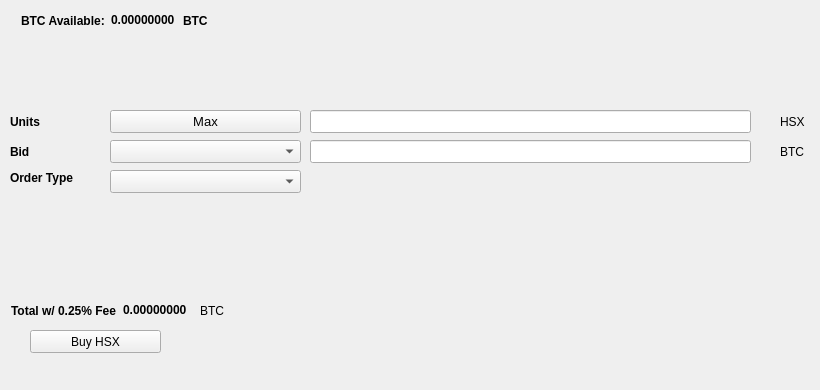
   <widget class="QWidget" name="BuyTab">
    <attribute name="title">
     <string>Buy</string>
    </attribute>
    <widget class="QPushButton" name="BuyHSX">
     <property name="geometry">
      <rect>
       <x>30</x>
       <y>330</y>
       <width>131</width>
       <height>23</height>
      </rect>
     </property>
     <property name="text">
      <string>Buy HSX</string>
     </property>
     <property name="icon">
      <iconset resource="../hostxcoin.qrc">
       <normaloff>:/icons/bitcoin</normaloff>:/icons/bitcoin</iconset>
     </property>
    </widget>
    <widget class="QLabel" name="label_3">
     <property name="geometry">
      <rect>
       <x>10</x>
       <y>110</y>
       <width>46</width>
       <height>23</height>
      </rect>
     </property>
     <property name="font">
      <font>
       <weight>75</weight>
       <bold>true</bold>
      </font>
     </property>
     <property name="text">
      <string>Units</string>
     </property>
    </widget>
    <widget class="QLineEdit" name="UnitsInput">
     <property name="geometry">
      <rect>
       <x>310</x>
       <y>110</y>
       <width>441</width>
       <height>23</height>
      </rect>
     </property>
     <property name="font">
      <font>
       <pointsize>9</pointsize>
       <weight>75</weight>
       <bold>true</bold>
      </font>
     </property>
    </widget>
    <widget class="QLineEdit" name="BuyBidPriceEdit">
     <property name="geometry">
      <rect>
       <x>310</x>
       <y>140</y>
       <width>441</width>
       <height>23</height>
      </rect>
     </property>
     <property name="font">
      <font>
       <pointsize>9</pointsize>
       <weight>75</weight>
       <bold>true</bold>
      </font>
     </property>
    </widget>
    <widget class="QLabel" name="label_4">
     <property name="geometry">
      <rect>
       <x>780</x>
       <y>110</y>
       <width>31</width>
       <height>23</height>
      </rect>
     </property>
     <property name="text">
      <string>HSX</string>
     </property>
    </widget>
    <widget class="QLabel" name="label_5">
     <property name="geometry">
      <rect>
       <x>780</x>
       <y>140</y>
       <width>31</width>
       <height>23</height>
      </rect>
     </property>
     <property name="text">
      <string>BTC</string>
     </property>
    </widget>
    <widget class="QLabel" name="label_6">
     <property name="geometry">
      <rect>
       <x>10</x>
       <y>140</y>
       <width>46</width>
       <height>23</height>
      </rect>
     </property>
     <property name="font">
      <font>
       <weight>75</weight>
       <bold>true</bold>
      </font>
     </property>
     <property name="text">
      <string>Bid</string>
     </property>
    </widget>
    <widget class="QLabel" name="label_7">
     <property name="geometry">
      <rect>
       <x>10</x>
       <y>170</y>
       <width>91</width>
       <height>16</height>
      </rect>
     </property>
     <property name="font">
      <font>
       <weight>75</weight>
       <bold>true</bold>
      </font>
     </property>
     <property name="text">
      <string>Order Type</string>
     </property>
    </widget>
    <widget class="QPushButton" name="Buy_Max_Amount">
     <property name="geometry">
      <rect>
       <x>110</x>
       <y>110</y>
       <width>191</width>
       <height>23</height>
      </rect>
     </property>
     <property name="font">
      <font>
       <pointsize>10</pointsize>
      </font>
     </property>
     <property name="text">
      <string>Max</string>
     </property>
    </widget>
    <widget class="QComboBox" name="BuyBidcomboBox">
     <property name="geometry">
      <rect>
       <x>110</x>
       <y>140</y>
       <width>191</width>
       <height>23</height>
      </rect>
     </property>
     <property name="font">
      <font>
       <pointsize>10</pointsize>
      </font>
     </property>
    </widget>
    <widget class="QComboBox" name="buyOrdertypeCombo">
     <property name="geometry">
      <rect>
       <x>110</x>
       <y>170</y>
       <width>191</width>
       <height>23</height>
      </rect>
     </property>
     <property name="font">
      <font>
       <pointsize>10</pointsize>
      </font>
     </property>
    </widget>
    <widget class="QWidget" name="layoutWidget1">
     <property name="geometry">
      <rect>
       <x>21</x>
       <y>11</y>
       <width>227</width>
       <height>19</height>
      </rect>
     </property>
     <layout class="QHBoxLayout" name="horizontalLayout_3">
      <item>
       <widget class="QLabel" name="label232">
        <property name="font">
         <font>
          <weight>75</weight>
          <bold>true</bold>
         </font>
        </property>
        <property name="text">
         <string>BTC Available:</string>
        </property>
       </widget>
      </item>
      <item>
       <widget class="QLabel" name="BtcAvailableLbl">
        <property name="palette">
         <palette>
          <active>
           <colorrole role="WindowText">
            <brush brushstyle="SolidPattern">
             <color alpha="255">
              <red>0</red>
              <green>0</green>
              <blue>0</blue>
             </color>
            </brush>
           </colorrole>
           <colorrole role="Button">
            <brush brushstyle="SolidPattern">
             <color alpha="255">
              <red>0</red>
              <green>170</green>
              <blue>0</blue>
             </color>
            </brush>
           </colorrole>
           <colorrole role="Light">
            <brush brushstyle="SolidPattern">
             <color alpha="255">
              <red>0</red>
              <green>255</green>
              <blue>0</blue>
             </color>
            </brush>
           </colorrole>
           <colorrole role="Midlight">
            <brush brushstyle="SolidPattern">
             <color alpha="255">
              <red>0</red>
              <green>212</green>
              <blue>0</blue>
             </color>
            </brush>
           </colorrole>
           <colorrole role="Dark">
            <brush brushstyle="SolidPattern">
             <color alpha="255">
              <red>0</red>
              <green>85</green>
              <blue>0</blue>
             </color>
            </brush>
           </colorrole>
           <colorrole role="Mid">
            <brush brushstyle="SolidPattern">
             <color alpha="255">
              <red>0</red>
              <green>113</green>
              <blue>0</blue>
             </color>
            </brush>
           </colorrole>
           <colorrole role="Text">
            <brush brushstyle="SolidPattern">
             <color alpha="255">
              <red>0</red>
              <green>170</green>
              <blue>0</blue>
             </color>
            </brush>
           </colorrole>
           <colorrole role="BrightText">
            <brush brushstyle="SolidPattern">
             <color alpha="255">
              <red>255</red>
              <green>255</green>
              <blue>255</blue>
             </color>
            </brush>
           </colorrole>
           <colorrole role="ButtonText">
            <brush brushstyle="SolidPattern">
             <color alpha="255">
              <red>0</red>
              <green>0</green>
              <blue>0</blue>
             </color>
            </brush>
           </colorrole>
           <colorrole role="Base">
            <brush brushstyle="SolidPattern">
             <color alpha="255">
              <red>255</red>
              <green>255</green>
              <blue>255</blue>
             </color>
            </brush>
           </colorrole>
           <colorrole role="Window">
            <brush brushstyle="SolidPattern">
             <color alpha="255">
              <red>0</red>
              <green>170</green>
              <blue>0</blue>
             </color>
            </brush>
           </colorrole>
           <colorrole role="Shadow">
            <brush brushstyle="SolidPattern">
             <color alpha="255">
              <red>0</red>
              <green>0</green>
              <blue>0</blue>
             </color>
            </brush>
           </colorrole>
           <colorrole role="AlternateBase">
            <brush brushstyle="SolidPattern">
             <color alpha="255">
              <red>127</red>
              <green>212</green>
              <blue>127</blue>
             </color>
            </brush>
           </colorrole>
           <colorrole role="ToolTipBase">
            <brush brushstyle="SolidPattern">
             <color alpha="255">
              <red>255</red>
              <green>255</green>
              <blue>220</blue>
             </color>
            </brush>
           </colorrole>
           <colorrole role="ToolTipText">
            <brush brushstyle="SolidPattern">
             <color alpha="255">
              <red>0</red>
              <green>0</green>
              <blue>0</blue>
             </color>
            </brush>
           </colorrole>
          </active>
          <inactive>
           <colorrole role="WindowText">
            <brush brushstyle="SolidPattern">
             <color alpha="255">
              <red>0</red>
              <green>0</green>
              <blue>0</blue>
             </color>
            </brush>
           </colorrole>
           <colorrole role="Button">
            <brush brushstyle="SolidPattern">
             <color alpha="255">
              <red>0</red>
              <green>170</green>
              <blue>0</blue>
             </color>
            </brush>
           </colorrole>
           <colorrole role="Light">
            <brush brushstyle="SolidPattern">
             <color alpha="255">
              <red>0</red>
              <green>255</green>
              <blue>0</blue>
             </color>
            </brush>
           </colorrole>
           <colorrole role="Midlight">
            <brush brushstyle="SolidPattern">
             <color alpha="255">
              <red>0</red>
              <green>212</green>
              <blue>0</blue>
             </color>
            </brush>
           </colorrole>
           <colorrole role="Dark">
            <brush brushstyle="SolidPattern">
             <color alpha="255">
              <red>0</red>
              <green>85</green>
              <blue>0</blue>
             </color>
            </brush>
           </colorrole>
           <colorrole role="Mid">
            <brush brushstyle="SolidPattern">
             <color alpha="255">
              <red>0</red>
              <green>113</green>
              <blue>0</blue>
             </color>
            </brush>
           </colorrole>
           <colorrole role="Text">
            <brush brushstyle="SolidPattern">
             <color alpha="255">
              <red>0</red>
              <green>170</green>
              <blue>0</blue>
             </color>
            </brush>
           </colorrole>
           <colorrole role="BrightText">
            <brush brushstyle="SolidPattern">
             <color alpha="255">
              <red>255</red>
              <green>255</green>
              <blue>255</blue>
             </color>
            </brush>
           </colorrole>
           <colorrole role="ButtonText">
            <brush brushstyle="SolidPattern">
             <color alpha="255">
              <red>0</red>
              <green>0</green>
              <blue>0</blue>
             </color>
            </brush>
           </colorrole>
           <colorrole role="Base">
            <brush brushstyle="SolidPattern">
             <color alpha="255">
              <red>255</red>
              <green>255</green>
              <blue>255</blue>
             </color>
            </brush>
           </colorrole>
           <colorrole role="Window">
            <brush brushstyle="SolidPattern">
             <color alpha="255">
              <red>0</red>
              <green>170</green>
              <blue>0</blue>
             </color>
            </brush>
           </colorrole>
           <colorrole role="Shadow">
            <brush brushstyle="SolidPattern">
             <color alpha="255">
              <red>0</red>
              <green>0</green>
              <blue>0</blue>
             </color>
            </brush>
           </colorrole>
           <colorrole role="AlternateBase">
            <brush brushstyle="SolidPattern">
             <color alpha="255">
              <red>127</red>
              <green>212</green>
              <blue>127</blue>
             </color>
            </brush>
           </colorrole>
           <colorrole role="ToolTipBase">
            <brush brushstyle="SolidPattern">
             <color alpha="255">
              <red>255</red>
              <green>255</green>
              <blue>220</blue>
             </color>
            </brush>
           </colorrole>
           <colorrole role="ToolTipText">
            <brush brushstyle="SolidPattern">
             <color alpha="255">
              <red>0</red>
              <green>0</green>
              <blue>0</blue>
             </color>
            </brush>
           </colorrole>
          </inactive>
          <disabled>
           <colorrole role="WindowText">
            <brush brushstyle="SolidPattern">
             <color alpha="255">
              <red>0</red>
              <green>85</green>
              <blue>0</blue>
             </color>
            </brush>
           </colorrole>
           <colorrole role="Button">
            <brush brushstyle="SolidPattern">
             <color alpha="255">
              <red>0</red>
              <green>170</green>
              <blue>0</blue>
             </color>
            </brush>
           </colorrole>
           <colorrole role="Light">
            <brush brushstyle="SolidPattern">
             <color alpha="255">
              <red>0</red>
              <green>255</green>
              <blue>0</blue>
             </color>
            </brush>
           </colorrole>
           <colorrole role="Midlight">
            <brush brushstyle="SolidPattern">
             <color alpha="255">
              <red>0</red>
              <green>212</green>
              <blue>0</blue>
             </color>
            </brush>
           </colorrole>
           <colorrole role="Dark">
            <brush brushstyle="SolidPattern">
             <color alpha="255">
              <red>0</red>
              <green>85</green>
              <blue>0</blue>
             </color>
            </brush>
           </colorrole>
           <colorrole role="Mid">
            <brush brushstyle="SolidPattern">
             <color alpha="255">
              <red>0</red>
              <green>113</green>
              <blue>0</blue>
             </color>
            </brush>
           </colorrole>
           <colorrole role="Text">
            <brush brushstyle="SolidPattern">
             <color alpha="255">
              <red>0</red>
              <green>85</green>
              <blue>0</blue>
             </color>
            </brush>
           </colorrole>
           <colorrole role="BrightText">
            <brush brushstyle="SolidPattern">
             <color alpha="255">
              <red>255</red>
              <green>255</green>
              <blue>255</blue>
             </color>
            </brush>
           </colorrole>
           <colorrole role="ButtonText">
            <brush brushstyle="SolidPattern">
             <color alpha="255">
              <red>0</red>
              <green>85</green>
              <blue>0</blue>
             </color>
            </brush>
           </colorrole>
           <colorrole role="Base">
            <brush brushstyle="SolidPattern">
             <color alpha="255">
              <red>0</red>
              <green>170</green>
              <blue>0</blue>
             </color>
            </brush>
           </colorrole>
           <colorrole role="Window">
            <brush brushstyle="SolidPattern">
             <color alpha="255">
              <red>0</red>
              <green>170</green>
              <blue>0</blue>
             </color>
            </brush>
           </colorrole>
           <colorrole role="Shadow">
            <brush brushstyle="SolidPattern">
             <color alpha="255">
              <red>0</red>
              <green>0</green>
              <blue>0</blue>
             </color>
            </brush>
           </colorrole>
           <colorrole role="AlternateBase">
            <brush brushstyle="SolidPattern">
             <color alpha="255">
              <red>0</red>
              <green>170</green>
              <blue>0</blue>
             </color>
            </brush>
           </colorrole>
           <colorrole role="ToolTipBase">
            <brush brushstyle="SolidPattern">
             <color alpha="255">
              <red>255</red>
              <green>255</green>
              <blue>220</blue>
             </color>
            </brush>
           </colorrole>
           <colorrole role="ToolTipText">
            <brush brushstyle="SolidPattern">
             <color alpha="255">
              <red>0</red>
              <green>0</green>
              <blue>0</blue>
             </color>
            </brush>
           </colorrole>
          </disabled>
         </palette>
        </property>
        <property name="font">
         <font>
          <weight>75</weight>
          <bold>true</bold>
         </font>
        </property>
        <property name="text">
         <string>0.00000000</string>
        </property>
        <property name="textInteractionFlags">
         <set>Qt::LinksAccessibleByMouse|Qt::TextSelectableByKeyboard|Qt::TextSelectableByMouse</set>
        </property>
       </widget>
      </item>
      <item>
       <widget class="QLabel" name="BtcAvailableLbl_2">
        <property name="font">
         <font>
          <weight>75</weight>
          <bold>true</bold>
         </font>
        </property>
        <property name="text">
         <string>BTC</string>
        </property>
       </widget>
      </item>
     </layout>
    </widget>
    <widget class="QWidget" name="layoutWidge2">
     <property name="geometry">
      <rect>
       <x>11</x>
       <y>301</y>
       <width>259</width>
       <height>19</height>
      </rect>
     </property>
     <layout class="QHBoxLayout" name="horizontalLayout_4">
      <item>
       <widget class="QLabel" name="label_9">
        <property name="font">
         <font>
          <weight>75</weight>
          <bold>true</bold>
         </font>
        </property>
        <property name="text">
         <string>Total w/ 0.25% Fee</string>
        </property>
       </widget>
      </item>
      <item>
       <widget class="QLabel" name="BuyCostLabel">
        <property name="palette">
         <palette>
          <active>
           <colorrole role="WindowText">
            <brush brushstyle="SolidPattern">
             <color alpha="255">
              <red>0</red>
              <green>0</green>
              <blue>0</blue>
             </color>
            </brush>
           </colorrole>
           <colorrole role="Button">
            <brush brushstyle="SolidPattern">
             <color alpha="255">
              <red>0</red>
              <green>170</green>
              <blue>0</blue>
             </color>
            </brush>
           </colorrole>
           <colorrole role="Light">
            <brush brushstyle="SolidPattern">
             <color alpha="255">
              <red>0</red>
              <green>255</green>
              <blue>0</blue>
             </color>
            </brush>
           </colorrole>
           <colorrole role="Midlight">
            <brush brushstyle="SolidPattern">
             <color alpha="255">
              <red>0</red>
              <green>212</green>
              <blue>0</blue>
             </color>
            </brush>
           </colorrole>
           <colorrole role="Dark">
            <brush brushstyle="SolidPattern">
             <color alpha="255">
              <red>0</red>
              <green>85</green>
              <blue>0</blue>
             </color>
            </brush>
           </colorrole>
           <colorrole role="Mid">
            <brush brushstyle="SolidPattern">
             <color alpha="255">
              <red>0</red>
              <green>113</green>
              <blue>0</blue>
             </color>
            </brush>
           </colorrole>
           <colorrole role="Text">
            <brush brushstyle="SolidPattern">
             <color alpha="255">
              <red>0</red>
              <green>170</green>
              <blue>0</blue>
             </color>
            </brush>
           </colorrole>
           <colorrole role="BrightText">
            <brush brushstyle="SolidPattern">
             <color alpha="255">
              <red>255</red>
              <green>255</green>
              <blue>255</blue>
             </color>
            </brush>
           </colorrole>
           <colorrole role="ButtonText">
            <brush brushstyle="SolidPattern">
             <color alpha="255">
              <red>0</red>
              <green>0</green>
              <blue>0</blue>
             </color>
            </brush>
           </colorrole>
           <colorrole role="Base">
            <brush brushstyle="SolidPattern">
             <color alpha="255">
              <red>255</red>
              <green>255</green>
              <blue>255</blue>
             </color>
            </brush>
           </colorrole>
           <colorrole role="Window">
            <brush brushstyle="SolidPattern">
             <color alpha="255">
              <red>0</red>
              <green>170</green>
              <blue>0</blue>
             </color>
            </brush>
           </colorrole>
           <colorrole role="Shadow">
            <brush brushstyle="SolidPattern">
             <color alpha="255">
              <red>0</red>
              <green>0</green>
              <blue>0</blue>
             </color>
            </brush>
           </colorrole>
           <colorrole role="AlternateBase">
            <brush brushstyle="SolidPattern">
             <color alpha="255">
              <red>127</red>
              <green>212</green>
              <blue>127</blue>
             </color>
            </brush>
           </colorrole>
           <colorrole role="ToolTipBase">
            <brush brushstyle="SolidPattern">
             <color alpha="255">
              <red>255</red>
              <green>255</green>
              <blue>220</blue>
             </color>
            </brush>
           </colorrole>
           <colorrole role="ToolTipText">
            <brush brushstyle="SolidPattern">
             <color alpha="255">
              <red>0</red>
              <green>0</green>
              <blue>0</blue>
             </color>
            </brush>
           </colorrole>
          </active>
          <inactive>
           <colorrole role="WindowText">
            <brush brushstyle="SolidPattern">
             <color alpha="255">
              <red>0</red>
              <green>0</green>
              <blue>0</blue>
             </color>
            </brush>
           </colorrole>
           <colorrole role="Button">
            <brush brushstyle="SolidPattern">
             <color alpha="255">
              <red>0</red>
              <green>170</green>
              <blue>0</blue>
             </color>
            </brush>
           </colorrole>
           <colorrole role="Light">
            <brush brushstyle="SolidPattern">
             <color alpha="255">
              <red>0</red>
              <green>255</green>
              <blue>0</blue>
             </color>
            </brush>
           </colorrole>
           <colorrole role="Midlight">
            <brush brushstyle="SolidPattern">
             <color alpha="255">
              <red>0</red>
              <green>212</green>
              <blue>0</blue>
             </color>
            </brush>
           </colorrole>
           <colorrole role="Dark">
            <brush brushstyle="SolidPattern">
             <color alpha="255">
              <red>0</red>
              <green>85</green>
              <blue>0</blue>
             </color>
            </brush>
           </colorrole>
           <colorrole role="Mid">
            <brush brushstyle="SolidPattern">
             <color alpha="255">
              <red>0</red>
              <green>113</green>
              <blue>0</blue>
             </color>
            </brush>
           </colorrole>
           <colorrole role="Text">
            <brush brushstyle="SolidPattern">
             <color alpha="255">
              <red>0</red>
              <green>170</green>
              <blue>0</blue>
             </color>
            </brush>
           </colorrole>
           <colorrole role="BrightText">
            <brush brushstyle="SolidPattern">
             <color alpha="255">
              <red>255</red>
              <green>255</green>
              <blue>255</blue>
             </color>
            </brush>
           </colorrole>
           <colorrole role="ButtonText">
            <brush brushstyle="SolidPattern">
             <color alpha="255">
              <red>0</red>
              <green>0</green>
              <blue>0</blue>
             </color>
            </brush>
           </colorrole>
           <colorrole role="Base">
            <brush brushstyle="SolidPattern">
             <color alpha="255">
              <red>255</red>
              <green>255</green>
              <blue>255</blue>
             </color>
            </brush>
           </colorrole>
           <colorrole role="Window">
            <brush brushstyle="SolidPattern">
             <color alpha="255">
              <red>0</red>
              <green>170</green>
              <blue>0</blue>
             </color>
            </brush>
           </colorrole>
           <colorrole role="Shadow">
            <brush brushstyle="SolidPattern">
             <color alpha="255">
              <red>0</red>
              <green>0</green>
              <blue>0</blue>
             </color>
            </brush>
           </colorrole>
           <colorrole role="AlternateBase">
            <brush brushstyle="SolidPattern">
             <color alpha="255">
              <red>127</red>
              <green>212</green>
              <blue>127</blue>
             </color>
            </brush>
           </colorrole>
           <colorrole role="ToolTipBase">
            <brush brushstyle="SolidPattern">
             <color alpha="255">
              <red>255</red>
              <green>255</green>
              <blue>220</blue>
             </color>
            </brush>
           </colorrole>
           <colorrole role="ToolTipText">
            <brush brushstyle="SolidPattern">
             <color alpha="255">
              <red>0</red>
              <green>0</green>
              <blue>0</blue>
             </color>
            </brush>
           </colorrole>
          </inactive>
          <disabled>
           <colorrole role="WindowText">
            <brush brushstyle="SolidPattern">
             <color alpha="255">
              <red>0</red>
              <green>85</green>
              <blue>0</blue>
             </color>
            </brush>
           </colorrole>
           <colorrole role="Button">
            <brush brushstyle="SolidPattern">
             <color alpha="255">
              <red>0</red>
              <green>170</green>
              <blue>0</blue>
             </color>
            </brush>
           </colorrole>
           <colorrole role="Light">
            <brush brushstyle="SolidPattern">
             <color alpha="255">
              <red>0</red>
              <green>255</green>
              <blue>0</blue>
             </color>
            </brush>
           </colorrole>
           <colorrole role="Midlight">
            <brush brushstyle="SolidPattern">
             <color alpha="255">
              <red>0</red>
              <green>212</green>
              <blue>0</blue>
             </color>
            </brush>
           </colorrole>
           <colorrole role="Dark">
            <brush brushstyle="SolidPattern">
             <color alpha="255">
              <red>0</red>
              <green>85</green>
              <blue>0</blue>
             </color>
            </brush>
           </colorrole>
           <colorrole role="Mid">
            <brush brushstyle="SolidPattern">
             <color alpha="255">
              <red>0</red>
              <green>113</green>
              <blue>0</blue>
             </color>
            </brush>
           </colorrole>
           <colorrole role="Text">
            <brush brushstyle="SolidPattern">
             <color alpha="255">
              <red>0</red>
              <green>85</green>
              <blue>0</blue>
             </color>
            </brush>
           </colorrole>
           <colorrole role="BrightText">
            <brush brushstyle="SolidPattern">
             <color alpha="255">
              <red>255</red>
              <green>255</green>
              <blue>255</blue>
             </color>
            </brush>
           </colorrole>
           <colorrole role="ButtonText">
            <brush brushstyle="SolidPattern">
             <color alpha="255">
              <red>0</red>
              <green>85</green>
              <blue>0</blue>
             </color>
            </brush>
           </colorrole>
           <colorrole role="Base">
            <brush brushstyle="SolidPattern">
             <color alpha="255">
              <red>0</red>
              <green>170</green>
              <blue>0</blue>
             </color>
            </brush>
           </colorrole>
           <colorrole role="Window">
            <brush brushstyle="SolidPattern">
             <color alpha="255">
              <red>0</red>
              <green>170</green>
              <blue>0</blue>
             </color>
            </brush>
           </colorrole>
           <colorrole role="Shadow">
            <brush brushstyle="SolidPattern">
             <color alpha="255">
              <red>0</red>
              <green>0</green>
              <blue>0</blue>
             </color>
            </brush>
           </colorrole>
           <colorrole role="AlternateBase">
            <brush brushstyle="SolidPattern">
             <color alpha="255">
              <red>0</red>
              <green>170</green>
              <blue>0</blue>
             </color>
            </brush>
           </colorrole>
           <colorrole role="ToolTipBase">
            <brush brushstyle="SolidPattern">
             <color alpha="255">
              <red>255</red>
              <green>255</green>
              <blue>220</blue>
             </color>
            </brush>
           </colorrole>
           <colorrole role="ToolTipText">
            <brush brushstyle="SolidPattern">
             <color alpha="255">
              <red>0</red>
              <green>0</green>
              <blue>0</blue>
             </color>
            </brush>
           </colorrole>
          </disabled>
         </palette>
        </property>
        <property name="font">
         <font>
          <weight>75</weight>
          <bold>true</bold>
         </font>
        </property>
        <property name="autoFillBackground">
         <bool>false</bool>
        </property>
        <property name="text">
         <string>0.00000000</string>
        </property>
        <property name="textInteractionFlags">
         <set>Qt::LinksAccessibleByMouse|Qt::TextSelectableByMouse</set>
        </property>
       </widget>
      </item>
      <item>
       <widget class="QLabel" name="label_10">
        <property name="font">
         <font>
          <weight>50</weight>
          <bold>false</bold>
         </font>
        </property>
        <property name="text">
         <string>BTC</string>
        </property>
       </widget>
      </item>
     </layout>
    </widget>
    <widget class="QLabel" name="label_24">
     <property name="geometry">
      <rect>
       <x>460</x>
       <y>300</y>
       <width>281</width>
       <height>81</height>
      </rect>
     </property>
     <property name="text">
      <string/>
     </property>
     <property name="pixmap">
      <pixmap>:/images/bittrex</pixmap>
     </property>
    </widget>
   </widget>
